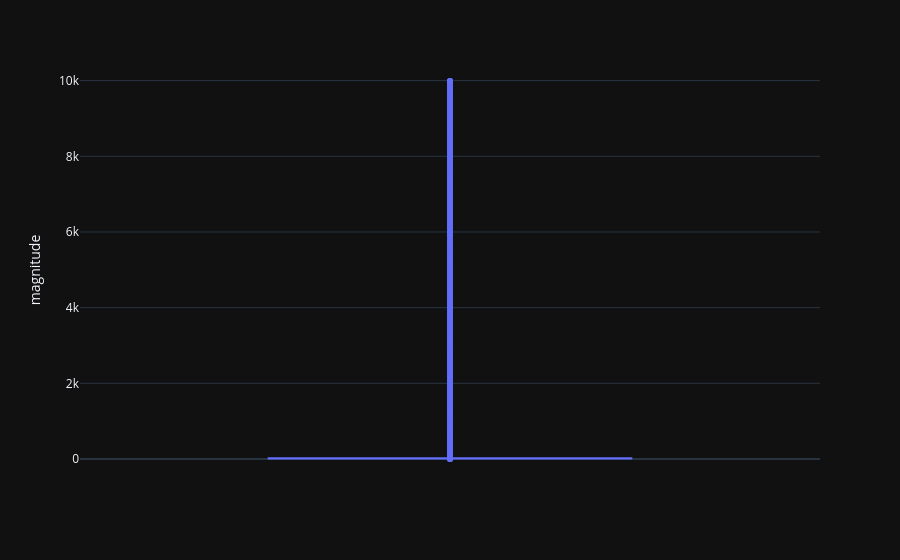

Write notebook code for a chart like this one.
### Code cell
# mpc_obs_filtered_df.magnitude.plot(kind='box')
px.box(mpc_obs_proceed_df, y='magnitude', template= 'plotly_dark')

### Figure 1 — Plotly figure (JSON) as saved in the notebook; plotly's stock layout.template omitted (floating-point values rounded to 4 significant figures; data arrays with more than 128 entries replaced by an {"elided": "..."} marker saying what was removed)
{"data": [{"alignmentgroup": "True", "hovertemplate": "magnitude=%{y}<extra></extra>", "legendgroup": "", "marker": {"color": "#636efa"}, "name": "", "notched": false, "offsetgroup": "", "orientation": "v", "showlegend": false, "type": "box", "x0": " ", "xaxis": "x", "y": {"elided": "10041 float values"}, "y0": " ", "yaxis": "y"}], "layout": {"boxmode": "group", "legend": {"tracegroupgap": 0}, "margin": {"t": 60}, "xaxis": {"anchor": "y", "domain": [0, 1]}, "yaxis": {"anchor": "x", "domain": [0, 1], "title": {"text": "magnitude"}}}}
